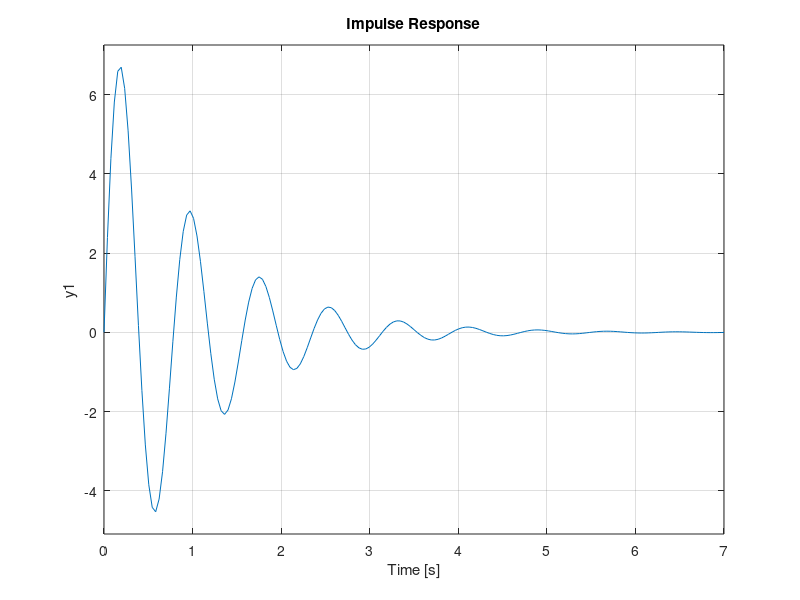

Here is the MATLAB script that generated this plot:
% Definición de la función de transferencia (ejemplo: sistema subamortiguado)
num = [65];
den = [1 2 65]; % Factor de amortiguamiento = 0.5, frecuencia natural = 1 rad/s
sys = tf(num,den);

% Generación de la señal de entrada (impulso unitario)
% La función impulse calcula automáticamente la respuesta al impulso
% No es necesario generar la señal de entrada explícitamente

% Cálculo de la respuesta al impulso
impulse(sys)

% Personalizar la gráfica (opcional)
% Si deseas personalizar la gráfica, puedes usar:
% t = linspace(0,10,1000); % Vector de tiempo
% y = impulse(sys,t);
% plot(t,y)
% xlabel('Tiempo (s)')
% ylabel('Amplitud')
% title('Respuesta al impulso de un sistema de segundo orden')
% grid on